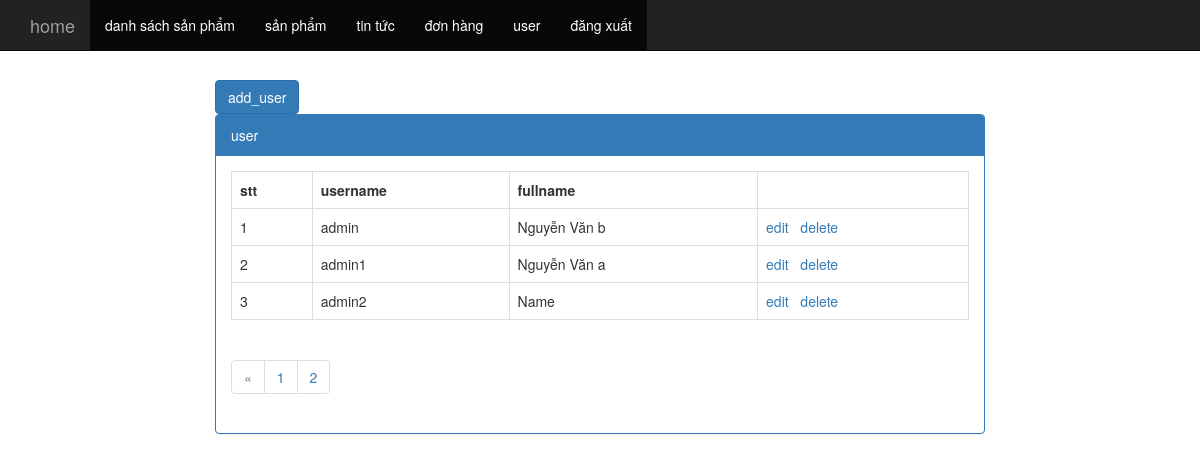
Page /admin/index.php?controller=user (signed in) on the committed database.
### tables this page shows
CREATE TABLE `tbl_user` (
  `pk_user_id` int(11) NOT NULL,
  `c_username` varchar(200) NOT NULL,
  `c_password` varchar(500) NOT NULL,
  `c_fullname` varchar(200) NOT NULL
);

### admin/controller/controller_user.php (called while the page is built, shortened)
<?php
class user extends controller
{
	public function __construct()
	{
		$record_per_page=3;
		$total_record=$this->model->count("select * from tbl_user");
		$num_page=ceil($total_record/$record_per_page);
		$page=isset($_GET["p"])?($_GET["p"]-1):0;
		$from=$page*$record_per_page;
		$arr=$this->model->fetch("select * from tbl_user limit $from ,$record_per_page");
		include "view/view_user.php";
	}
}
new user();
?>

### application/controller.php (called while the page is built, shortened)
<?php
class controller{
	public function __construct()
	{
		$this->model=new model();
	}
}
?>

### application/model.php (called while the page is built, shortened)
<?php
class model
{
	public function fetch($sql){
			global $con;
			$result = mysqli_query($con,$sql);
			$arr = array();
			while($rows = mysqli_fetch_array($result))
				$arr[] = $rows;
			return $arr;
		}
	public function count($sql)
	{
		global $con;
		$result=mysqli_query($con,$sql);
		return mysqli_num_rows($result);
	}
}
?>

### admin/view/view_user.php (the view, shortened to what this page needs)
<div class="col-md-8 col-xs-offset-2">
	<div >
		<a href="index.php?controller=add_edit_user" class="btn btn-primary">add_user </a>
	</div>
		<div class="panel panel-primary">
			<div class="panel-heading">user</div>
			<div class="panel-body">
				<table class="table table-hover table-bordered">
					<tr>
						<th>stt</th>
						<th>username</th>
						<th>fullname</th>
						<th></th>
					</tr>
					<?php
					$stt=0;
					foreach($arr as $rows)
					{
						$stt++;
					?>
					<tr>
						<td><?php echo $stt?></td>
						<td><?php echo $rows["c_username"]?></td>
						<td><?php echo $rows["c_fullname"]?></td>
						<td>
							<a href="index.php?controller=add_edit_user&act=edit&id=<?php echo $rows["pk_user_id"] ?>"> edit</a>
							<a href="index.php?controller=user&act=delete&id=<?php echo $rows["pk_user_id"]?>" onclick="window.confirm('are yoy sure')">delete</a>
						</td>
					</tr>
					<?php } ?>
				</table>
				<ul class="pagination">
  					<li class="disabled"><a href="#">&laquo;</a></li>
  			<?php
  				for($i=1;$i<=$num_page;$i++)
  				{
  			?>
  				<li class="">
  					<a href="index.php?controller=user&p=<?php echo $i ?>"><?php echo $i?></a>
  				</li>
 			<?php } ?>
				</ul>
			</div>
		</div>
	</div>
</div>

### rows in the picture
tbl_user: c_username "admin", c_fullname "Nguyễn Văn b"
tbl_user: c_username "admin1", c_fullname "Nguyễn Văn a"
tbl_user: c_username "admin2", c_fullname "Name"
